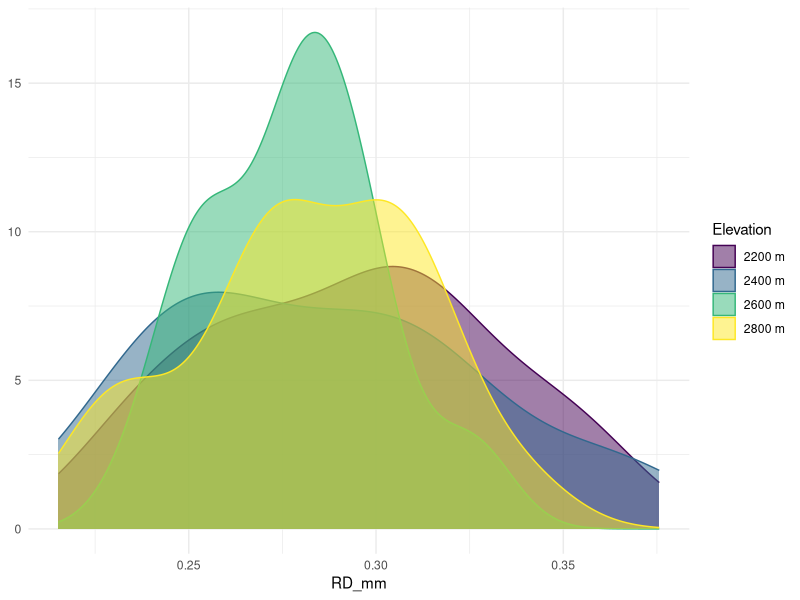
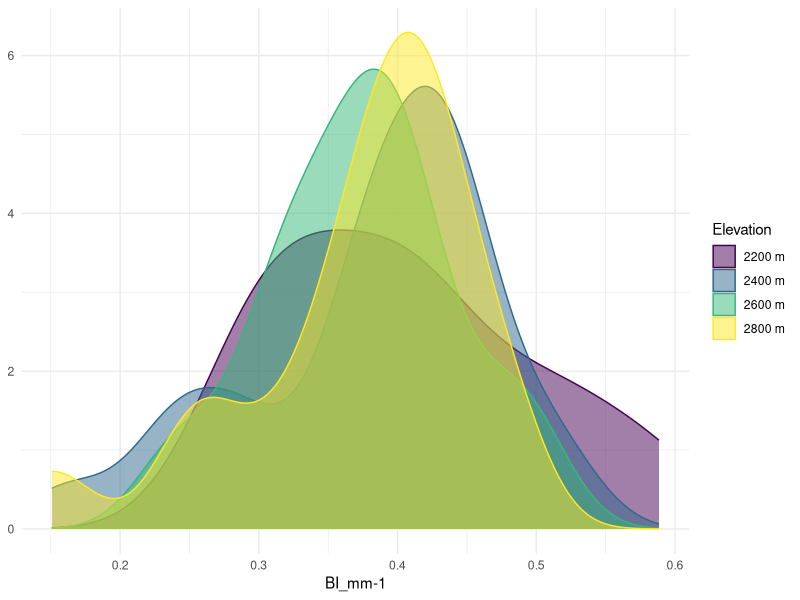
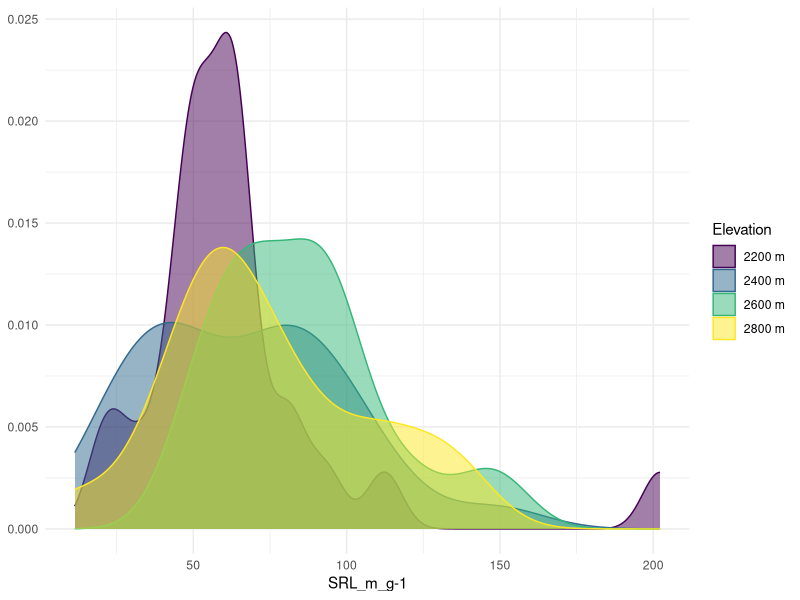
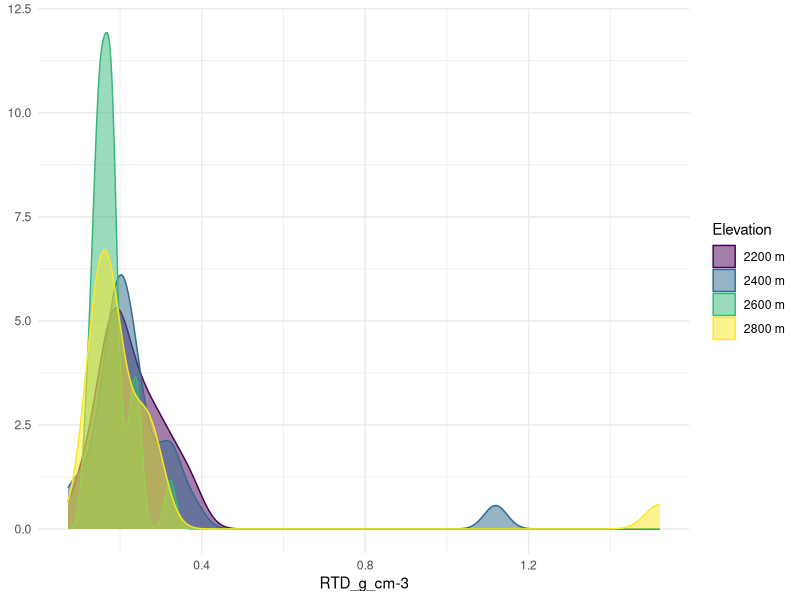
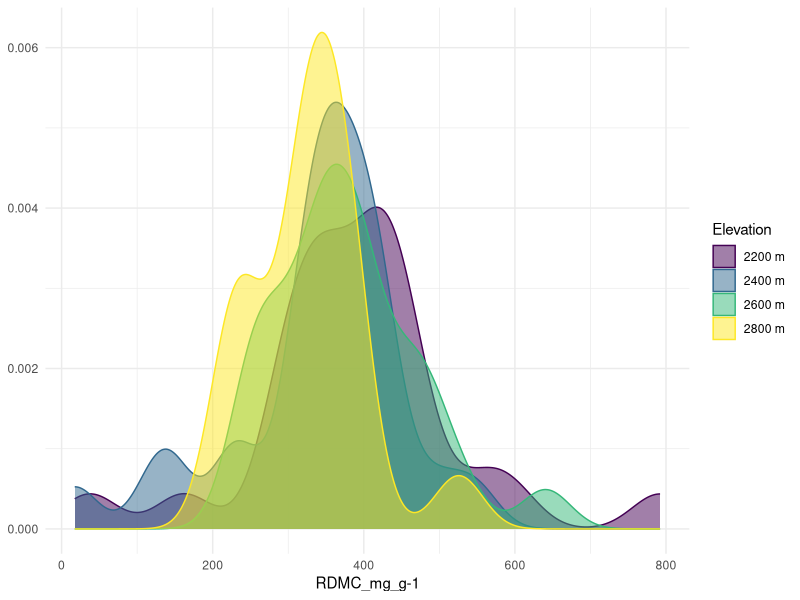
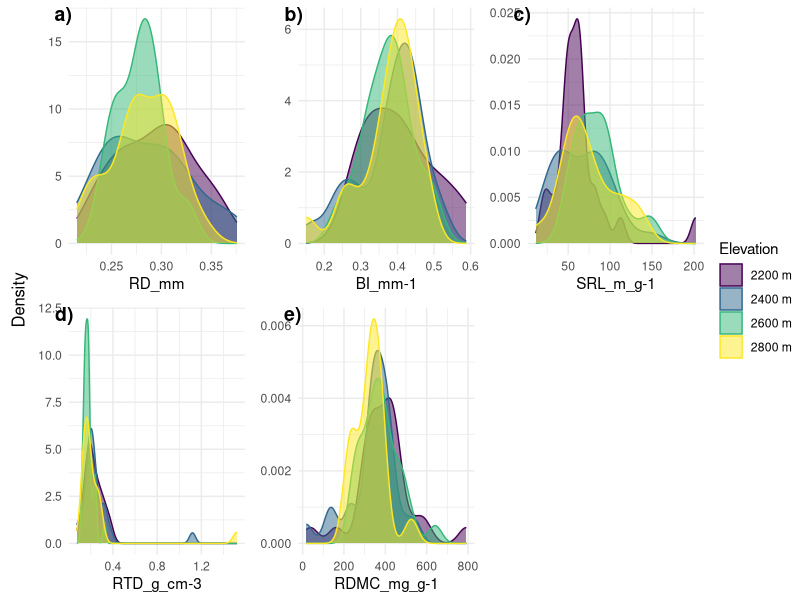
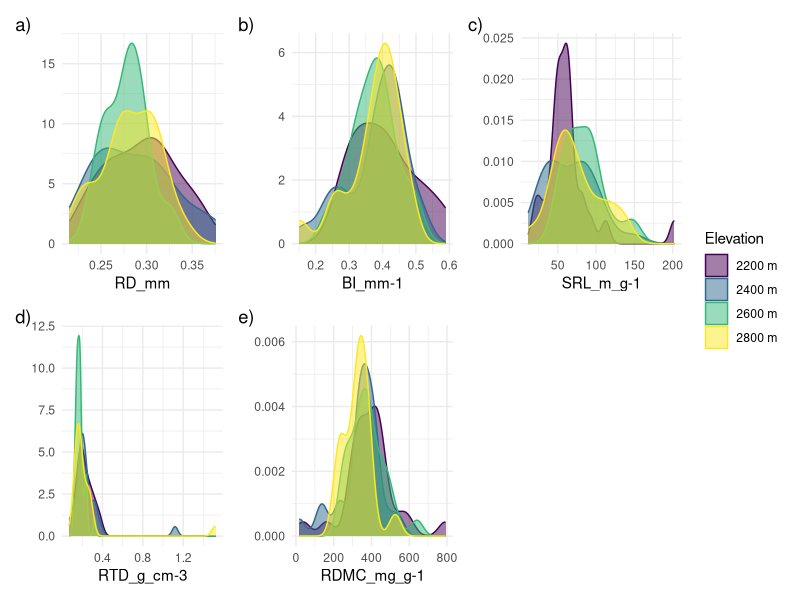
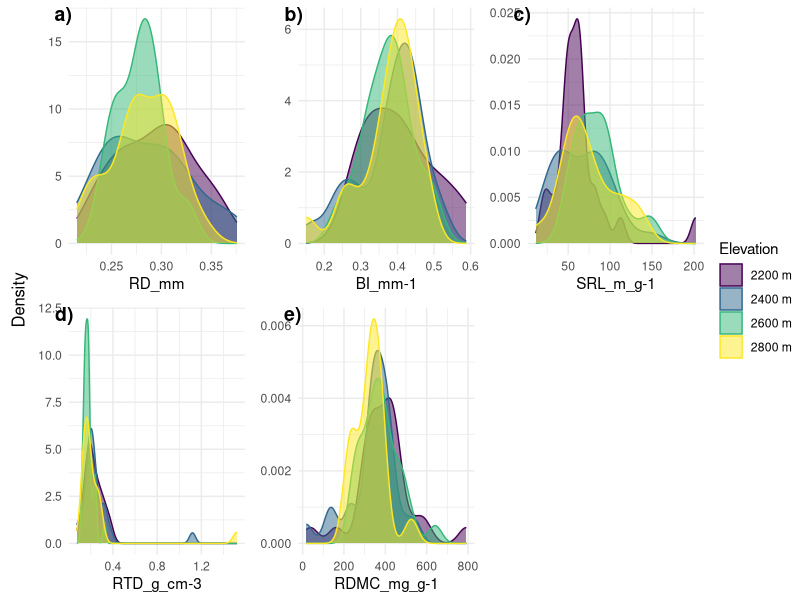

Recreate these plots in R, in order. (Note: this script raises an error after producing the figures.)
### Ploting trait densities by elevation
# Anya Courtenay
# 25/09/2024

## TO EDIT: add units, remove grids, higher alpha?
## TO CHECK: outliers

### 1. Set up ----

install.packages('dplyr')
install.packages('ggplot2')
install.packages('ggpubr')
install.packages('viridis')
install.packages('patchwork')
library(dplyr)
library(ggplot2)
library(ggpubr)
library(viridis)
library(patchwork)

rp <- read.csv('data/roots/processed/BelowgroundTraitsDataset.csv') # Make sure final clean dataset

### 2. Format data ----

# Select just trait variables with species and elevation
traits <- rp %>%
  select(ID, sp, elevation, SRL, RTD, RDMC, RD, BI)

# Update elevation values for plotting 
traits$elevation <- factor(traits$elevation)
traits$elevation <- paste0(traits$elevation, " m")
traits <- traits %>%
  rename(Elevation = elevation)

### 3. Density plots per trait by elevation (RP scans) ----

RD <- ggplot(traits, aes(x = RD, color = Elevation, fill = Elevation)) +
  geom_density(alpha = 0.5) +
  theme_bw() +
  labs(x = "RD_mm",
       y = NULL,
       color = "Elevation") +
  scale_fill_viridis_d() +
  scale_color_viridis_d() +
  theme(legend.title = element_blank(),
        panel.grid.major = element_blank(),
        panel.grid.minor = element_blank()) +
  theme_minimal()
plot(RD)


BI <- ggplot(traits, aes(x = BI, color = Elevation, fill = Elevation)) +
  geom_density(alpha = 0.5) +
  theme_bw() +
  labs(x = "BI_mm-1",
       y = NULL,
       color = "Elevation") +
  scale_fill_viridis_d() +
  scale_color_viridis_d() +
  theme(legend.title = element_blank(),
        panel.grid.major = element_blank(),
        panel.grid.minor = element_blank()) +
  theme_minimal()
plot(BI)

SRL <- ggplot(traits, aes(x = SRL, color = Elevation, fill = Elevation)) +
  geom_density(alpha = 0.5) +
  theme_bw() +
  labs(x = "SRL_m_g-1",
       y = NULL,
       color = "Elevation") +
  scale_fill_viridis_d() +
  scale_color_viridis_d() +
  theme(legend.title = element_blank(),
        panel.grid.major = element_blank(),
        panel.grid.minor = element_blank()) +
  theme_minimal()
plot(SRL)

RTD <- ggplot(traits, aes(x = RTD, color = Elevation, fill = Elevation)) +
  geom_density(alpha = 0.5) +
  theme_bw() +
  labs(x = "RTD_g_cm-3",
       y = NULL,
       color = "Elevation") +
  scale_fill_viridis_d() +
  scale_color_viridis_d() +
  theme(legend.title = element_blank(),
        panel.grid.major = element_blank(),
        panel.grid.minor = element_blank()) +
  theme_minimal()
plot(RTD)

RDMC <- ggplot(traits, aes(x = RDMC, color = Elevation, fill = Elevation)) +
  geom_density(alpha = 0.5) +
  theme_bw() +
  labs(x = "RDMC_mg_g-1",
       y = NULL,
       color = "Elevation") +
  scale_fill_viridis_d() +
  scale_color_viridis_d() +
  theme(legend.title = element_blank(),
        panel.grid.major = element_blank(),
        panel.grid.minor = element_blank()) +
  theme_minimal()
plot(RDMC)

# Combine to one figure

plotElevation <- ggarrange(RD, BI, SRL, RTD, RDMC,
                           ncol = 3, nrow = 2,
                           align = "v",
                           labels = c("a)", "b)", "c)", "d)", "e)"),
                           label.x = 0.1,
                           label.args = list(size = 10),
                           common.legend = TRUE, legend = "right")

plotElevation <- annotate_figure(plotElevation, 
                                 # fig.lab = 'All Herbaceous',  # No extra labels needed
                                 fig.lab.face = "plain",
                                 left = text_grob("Density", rot = 90, vjust = 1, size = 12)) +
  theme(plot.background = element_rect(fill = "white", color = NA))

plot(plotElevation)

ggsave('results/roots/Elevation/plotElevation.png', plotElevation, height = 6, width = 10)






### 3. Density plots per trait by elevation (RP scans) ----

ggplot(traits, aes(x = RD, color = Elevation, fill = Elevation)) +
  geom_density(alpha = 0.5) +
  theme_bw() +
  labs(x = "RD_mm",
       y = NULL,
       color = "Elevation") +
  scale_fill_viridis_d() +
  scale_color_viridis_d() +
  theme(legend.title = element_blank(),
        panel.grid.major = element_blank(),
        panel.grid.minor = element_blank()) +
  theme_minimal() +
  
  
  ggplot(traits, aes(x = BI, color = Elevation, fill = Elevation)) +
  geom_density(alpha = 0.5) +
  theme_bw() +
  labs(x = "BI_mm-1",
       y = NULL,
       color = "Elevation") +
  scale_fill_viridis_d() +
  scale_color_viridis_d() +
  theme(legend.title = element_blank(),
        panel.grid.major = element_blank(),
        panel.grid.minor = element_blank()) +
  theme_minimal() +
  
  ggplot(traits, aes(x = SRL, color = Elevation, fill = Elevation)) +
  geom_density(alpha = 0.5) +
  theme_bw() +
  labs(x = "SRL_m_g-1",
       y = NULL,
       color = "Elevation") +
  scale_fill_viridis_d() +
  scale_color_viridis_d() +
  theme(legend.title = element_blank(),
        panel.grid.major = element_blank(),
        panel.grid.minor = element_blank()) +
  theme_minimal() +
  
  ggplot(traits, aes(x = RTD, color = Elevation, fill = Elevation)) +
  geom_density(alpha = 0.5) +
  theme_bw() +
  labs(x = "RTD_g_cm-3",
       y = NULL,
       color = "Elevation") +
  scale_fill_viridis_d() +
  scale_color_viridis_d() +
  theme(legend.title = element_blank(),
        panel.grid.major = element_blank(),
        panel.grid.minor = element_blank()) +
  theme_minimal() +
  
  ggplot(traits, aes(x = RDMC, color = Elevation, fill = Elevation)) +
  geom_density(alpha = 0.5) +
  theme_bw() +
  labs(x = "RDMC_mg_g-1",
       y = NULL,
       color = "Elevation") +
  scale_fill_viridis_d() +
  scale_color_viridis_d() +
  theme(legend.title = element_blank(),
        panel.grid.major = element_blank(),
        panel.grid.minor = element_blank()) +
  theme_minimal() +
  
  plot_annotation(tag_levels = 'a', tag_suffix = ')') +
  plot_layout(guides = "collect")

ggsave('results/roots/Elevation/plotElevation.png',
       width = 8.36, height = 6.15, dpi = 320)






### 4. Density plots per trait by Elevation by functional group ----

# Combine species ID
field <- field %>%
  rename(File.Name = barcode)

traits_sp <- traits %>%
  left_join(field %>% select(File.Name, sp), by = 'File.Name')

# Separate data into functional group
grasses <- c('SG', 'HPA')
forbs <- c('TT', 'EC', 'HF')

traits_grasses <- traits %>%
  filter(sp %in% grasses)

traits_forbs <- traits %>%
  filter(sp %in% forbs)

### Grasses ----

RDg <- ggplot(traits_grasses, aes(x = RD, color = Elevation, fill = Elevation)) +
  geom_density(alpha = 0.5) +
  theme_bw() +
  labs(x = "Root_Diameter_mm",
       y = NULL,
       color = "Elevation") +
  scale_fill_viridis_d() +
  scale_color_viridis_d() +
  theme(legend.title = element_blank(),
        panel.grid.major = element_blank(),
        panel.grid.minor = element_blank())
plot(RDg)


BIg <- ggplot(traits_grasses, aes(x = BI, color = Elevation, fill = Elevation)) +
  geom_density(alpha = 0.5) +
  theme_bw() +
  labs(x = "Branching_Intensity_mm-1",
       y = NULL,
       color = "Elevation") +
  scale_fill_viridis_d() +
  scale_color_viridis_d() +
  theme(legend.title = element_blank(),
        panel.grid.major = element_blank(),
        panel.grid.minor = element_blank())
plot(BIg)

SRLg <- ggplot(traits_grasses, aes(x = SRL, color = Elevation, fill = Elevation)) +
  geom_density(alpha = 0.5) +
  theme_bw() +
  labs(x = "Specific_Root_Length_m_g-1",
       y = NULL,
       color = "Elevation") +
  scale_fill_viridis_d() +
  scale_color_viridis_d() +
  theme(legend.title = element_blank(),
        panel.grid.major = element_blank(),
        panel.grid.minor = element_blank())
plot(SRLg)

RTDg <- ggplot(traits_grasses, aes(x = RTD, color = Elevation, fill = Elevation)) +
  geom_density(alpha = 0.5) +
  theme_bw() +
  labs(x = "Root_Tissue_Density_g_cm-3",
       y = NULL,
       color = "Elevation") +
  scale_fill_viridis_d() +
  scale_color_viridis_d() +
  theme(legend.title = element_blank(),
        panel.grid.major = element_blank(),
        panel.grid.minor = element_blank())
plot(RTDg)

RDMCg <- ggplot(traits_grasses, aes(x = RDMC, color = Elevation, fill = Elevation)) +
  geom_density(alpha = 0.5) +
  theme_bw() +
  labs(x = "Root_Dry_Matter_Content_mg_g-1",
       y = NULL,
       color = "Elevation") +
  scale_fill_viridis_d() +
  scale_color_viridis_d() +
  theme(legend.title = element_blank(),
        panel.grid.major = element_blank(),
        panel.grid.minor = element_blank())
plot(RDMCg)

# Combine to one figure

plotElevation_grasses <- ggarrange(RDg, BIg, SRLg, RTDg, RDMCg,
                                   ncol = 2, nrow = 2, 
                                   align = "v",
                                   common.legend = TRUE, legend = "right")

plotElevation_grasses <- annotate_figure(plotElevation_grasses, 
                                         fig.lab = 'Grasses',  # No extra labels needed
                                         fig.lab.face = "plain",
                                         left = text_grob("Density", rot = 90, vjust = 1, size = 12)) +
  theme(plot.background = element_rect(fill = "white", color = NA))

plot(plotElevation_grasses)

ggsave('Analyses/Elevation/plotElevation_grasses.png', plotElevation_grasses, height = 7, width = 7)



### Forbs ----

RDf <- ggplot(traits_forbs, aes(x = RD, color = Elevation, fill = Elevation)) +
  geom_density(alpha = 0.5) +
  theme_bw() +
  labs(x = "Root_Diameter_mm",
       y = NULL,
       color = "Elevation") +
  scale_fill_viridis_d() +
  scale_color_viridis_d() +
  theme(legend.title = element_blank(),
        panel.grid.major = element_blank(),
        panel.grid.minor = element_blank())
plot(RDf)


BIf <- ggplot(traits_forbs, aes(x = BI, color = Elevation, fill = Elevation)) +
  geom_density(alpha = 0.5) +
  theme_bw() +
  labs(x = "Branching_Intensity_mm-1",
       y = NULL,
       color = "Elevation") +
  scale_fill_viridis_d() +
  scale_color_viridis_d() +
  theme(legend.title = element_blank(),
        panel.grid.major = element_blank(),
        panel.grid.minor = element_blank())
plot(BIf)

SRLf <- ggplot(traits_forbs, aes(x = SRL, color = Elevation, fill = Elevation)) +
  geom_density(alpha = 0.5) +
  theme_bw() +
  labs(x = "Specific_Root_Length_m_g-1",
       y = NULL,
       color = "Elevation") +
  scale_fill_viridis_d() +
  scale_color_viridis_d() +
  theme(legend.title = element_blank(),
        panel.grid.major = element_blank(),
        panel.grid.minor = element_blank())
plot(SRLf)

RTDf <- ggplot(traits_forbs, aes(x = RTD, color = Elevation, fill = Elevation)) +
  geom_density(alpha = 0.5) +
  theme_bw() +
  labs(x = "Root_Tissue_Density_g_cm-3",
       y = NULL,
       color = "Elevation") +
  scale_fill_viridis_d() +
  scale_color_viridis_d() +
  theme(legend.title = element_blank(),
        panel.grid.major = element_blank(),
        panel.grid.minor = element_blank())
plot(RTDf)

RDMCf <- ggplot(traits_forbs, aes(x = RDMC, color = Elevation, fill = Elevation)) +
  geom_density(alpha = 0.5) +
  theme_bw() +
  labs(x = "Root_Dry_Matter_Content_mg_g-1",
       y = NULL,
       color = "Elevation") +
  scale_fill_viridis_d() +
  scale_color_viridis_d() +
  theme(legend.title = element_blank(),
        panel.grid.major = element_blank(),
        panel.grid.minor = element_blank())
plot(RDMCf)

# Combine to one figure

plotElevation_forbs <- ggarrange(RDf, BIf, SRLf, RTDf, RDMCf,
                                 ncol = 2, nrow = 2, 
                                 align = "v",
                                 common.legend = TRUE, legend = "right")

plotElevation_forbs <- annotate_figure(plotElevation_forbs, 
                                       fig.lab = 'Forbs',  # No extra labels needed
                                       fig.lab.face = "plain",
                                       left = text_grob("Density", rot = 90, vjust = 1, size = 12)) +
  theme(plot.background = element_rect(fill = "white", color = NA))

plot(plotElevation_forbs)

ggsave('Analyses/Elevation/plotElevation_forbs.png', plotElevation_forbs, height = 7, width = 7)


### EDIT GRASSES AND FORBS SO AXES THE SAME AND IMPROVE POSITION OF TITLE


plotElevation_all <- ggarrange(
  ggarrange(RD, BI, SRL, RTD, ncol = 1, labels = 'All', legend = F),
  ggarrange(RDg, BIg, SRLg, RTDg, ncol = 1, labels = 'Grasses', legend = F),
  ggarrange(RDf, BIf, SRLf, RTDf, ncol = 1, labels = 'Forbs', legend = F),
  ncol = 3, common.legend = TRUE, legend = "right")

plot(plotElevation_all)


plotElevation_all <- annotate_figure(plotElevation_all, 
                                     #fig.lab = 'Forbs',  # No extra labels needed
                                     fig.lab.face = "plain",
                                     left = text_grob("Density", rot = 90, vjust = 1, size = 12)) +
  theme(plot.background = element_rect(fill = "white", color = NA))

plot(plotElevation_all)




ggsave('Analyses/Elevation/plotElevation_all.png', plotElevation_all, height = 7, width = 5)

